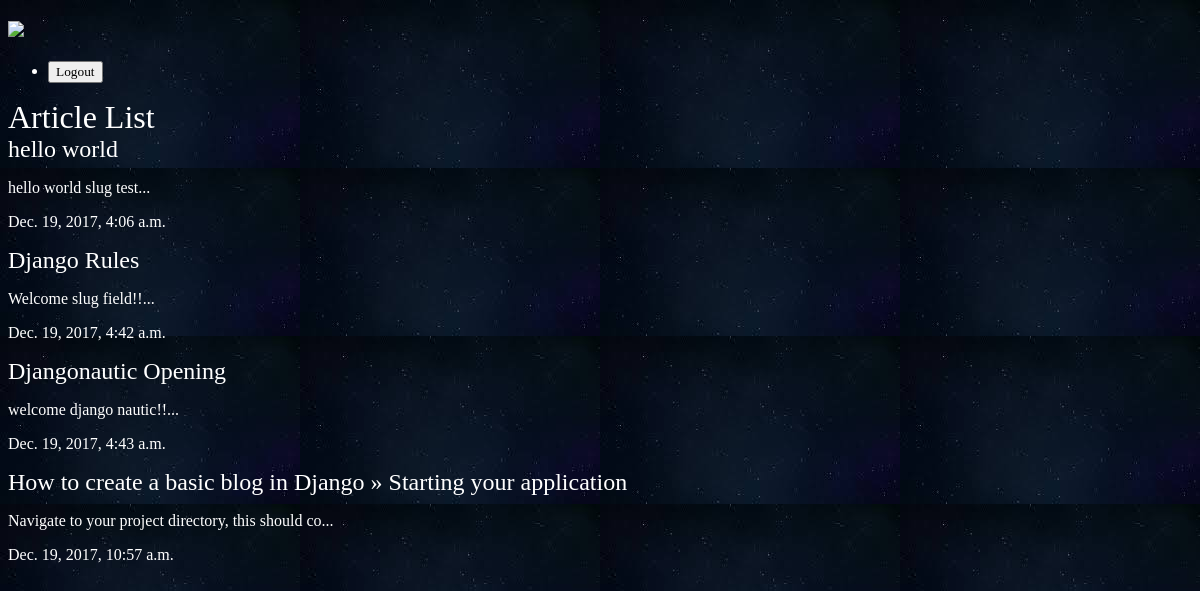
The app's page /articles/ with its own data.
### articles/models.py (models this page shows, shortened)
class Article(models.Model):
	title = models.CharField(max_length=100)
	slug = models.SlugField()
	body = models.TextField()
	date = models.DateTimeField(auto_now_add=True)
	thumb = models.ImageField(default='default.png', blank=True)
	def snippet(self):
		return self.body[:50]+ '...'

### articles/views.py (the view)
def article_list(request):
	articles = Article.objects.all().order_by('date')
	return render(request, 'articles/article_list.html', {'articles':articles})

### articles/templates/articles/article_list.html
{% extends 'base_layout.html' %}
{% block content %}
<h1> Article List</h1>
<div class=articles>
	{% for article in articles %}
		<div class="article">
			<h2>
				<a href="{% url 'articles:detail' slug=article.slug %}">{{ article.title }}
				</a>
			</h2>
			<p>{{ article.snippet }}</p>
			<p>{{ article.date }}</p>
		</div>
	{% endfor %}
</div>
{% endblock %}

### templates/base_layout.html (shortened to what this page needs)
{% load static from staticfiles %}
<!DOCTYPE html>
<html>
	<head>
		<link rel="stylesheet" href="{% static 'styles.css' %}">
	</head>
	<body>
		<header class=wrapper>
			<h1>
				<a href="{% url 'articles:list' %}">
					<img src="{% static 'logo.png' %}"/>
				</a>
			</h1>
			<nav>
				<ul>
					<li>
						<form class="logout-link" action="{% url 'accounts:logout' %}" method="post">
						<button type="submit">Logout</button>
					</li>
				</ul>
			</nav>
		</header>
		<div class=wrapper>
			{% block content %}
			{% endblock %}
		</div>
	</body>
</html>

### assets/styles.css (style rules this page uses)
body { background-color: #0f121f; background-image: url(images.jpeg); background-repeat-y: no-repeat; color: #fff; }
body * { font-family:Ubuntu; }
h1,h2,h3,h4,h5 { font-weight: normal; margin:0; }
a, a:hover, a:visited { color: #fff; text-decoration: none; }

### records on screen
Article: title "hello world", snippet "hello world slug test...", date "Dec. 19, 2017, 4:06 a.m."
Article: title "Django Rules", snippet "Welcome slug field!!...", date "Dec. 19, 2017, 4:42 a.m."
Article: title "Djangonautic Opening", snippet "welcome django nautic!!...", date "Dec. 19, 2017, 4:43 a.m."
Article: title "How to create a basic blog in Django » Starting your application", snippet "Navigate to your project directory, this should co...", date "Dec. 19, 2017, 10:57 a.m."
